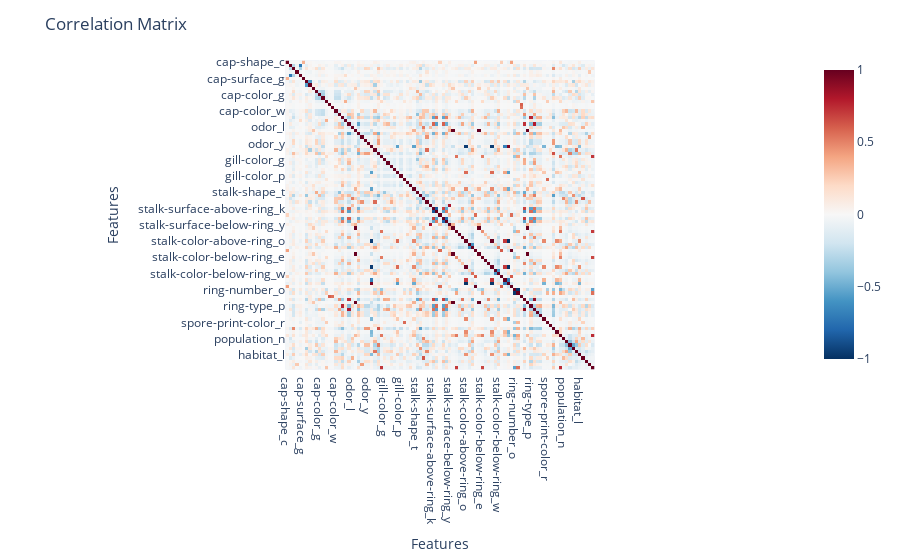

This figure's notebook cell:
### Markdown cell above
#### 1.2 Exploratory Data Analysis (EDA)
After One Hot Encoding the dataset, we are now faced with 95 features/columns. This, as you can see, is far too much to do any traditional form of feature selection using correlation, as the correlation matrix is very difficult to read with so many features.

We can however see, that there are many highly correlated variables from the sorted list of correlations seen below the correlation matrix. This overwhelming number of features necessitates a machine learning model that can handle a large amount of features and is capable of some inate feature selection and feature importance determination.

### Code cell
# Compute the correlation matrix
correlation_matrix = X_train.corr()


# Plot the correlation matrix
fig = px.imshow(
    correlation_matrix,
    text_auto=True,  # Displays the correlation values in the matrix
    color_continuous_scale="RdBu_r",  # Red-to-blue color scale
    zmin=-1, zmax=1  # Ensures color range is from -1 to 1
)

fig.update_layout(
    title="Correlation Matrix",
    xaxis_title="Features",
    yaxis_title="Features"
)

fig.show()

### Figure 1 — Plotly figure (JSON) as saved in the notebook; plotly's stock layout.template omitted (floating-point values rounded to 4 significant figures; data arrays with more than 128 entries replaced by an {"elided": "..."} marker saying what was removed)
{"data": [{"coloraxis": "coloraxis", "hovertemplate": "x: %{x}<br>y: %{y}<br>color: %{z}<extra></extra>", "name": "0", "texttemplate": "%{z}", "type": "heatmap", "x": ["cap-shape_c", "cap-shape_f", "cap-shape_k", "cap-shape_s", "cap-shape_x", "cap-surface_g", "cap-surface_s", "cap-surface_y", "cap-color_c", "cap-color_e", "cap-color_g", "cap-color_n", "cap-color_p", "cap-color_r", "cap-color_u", "cap-color_w", "cap-color_y", "bruises_t", "odor_c", "odor_f", "odor_l", "odor_m", "odor_n", "odor_p", "odor_s", "odor_y", "gill-attachment_f", "gill-spacing_w", "gill-size_n", "gill-color_e", "gill-color_g", "gill-color_h", "gill-color_k", "gill-color_n", "gill-color_o", "gill-color_p", "gill-color_r", "gill-color_u", "gill-color_w", "gill-color_y", "stalk-shape_t", "stalk-root_b", "stalk-root_c", "stalk-root_e", "stalk-root_r", "stalk-surface-above-ring_k", "stalk-surface-above-ring_s", "stalk-surface-above-ring_y", "stalk-surface-below-ring_k", "stalk-surface-below-ring_s", "stalk-surface-below-ring_y", "stalk-color-above-ring_c", "stalk-color-above-ring_e", "stalk-color-above-ring_g", "stalk-color-above-ring_n", "stalk-color-above-ring_o", "stalk-color-above-ring_p", "stalk-color-above-ring_w", "stalk-color-above-ring_y", "stalk-color-below-ring_c", "stalk-color-below-ring_e", "stalk-color-below-ring_g", "stalk-color-below-ring_n", "stalk-color-below-ring_o", "stalk-color-below-ring_p", "stalk-color-below-ring_w", "stalk-color-below-ring_y", "veil-color_o", "veil-color_w", "veil-color_y", "ring-number_o", "ring-number_t", "ring-type_f", "ring-type_l", "ring-type_n", "ring-type_p", "spore-print-color_h", "spore-print-color_k", "spore-print-color_n", "spore-print-color_o", "spore-print-color_r", "spore-print-color_u", "spore-print-color_w", "spore-print-color_y", "population_c", "population_n", "population_s", "population_v", "population_y", "habitat_g", "habitat_l", "habitat_m", "habitat_p", "habitat_u", "habitat_w"], "xaxis": "x", "y": ["cap-shape_c", "cap-shape_f", "cap-shape_k", "cap-shape_s", "cap-shape_x", "cap-surface_g", "cap-surface_s", "cap-surface_y", "cap-color_c", "cap-color_e", "cap-color_g", "cap-color_n", "cap-color_p", "cap-color_r", "cap-color_u", "cap-color_w", "cap-color_y", "bruises_t", "odor_c", "odor_f", "odor_l", "odor_m", "odor_n", "odor_p", "odor_s", "odor_y", "gill-attachment_f", "gill-spacing_w", "gill-size_n", "gill-color_e", "gill-color_g", "gill-color_h", "gill-color_k", "gill-color_n", "gill-color_o", "gill-color_p", "gill-color_r", "gill-color_u", "gill-color_w", "gill-color_y", "stalk-shape_t", "stalk-root_b", "stalk-root_c", "stalk-root_e", "stalk-root_r", "stalk-surface-above-ring_k", "stalk-surface-above-ring_s", "stalk-surface-above-ring_y", "stalk-surface-below-ring_k", "stalk-surface-below-ring_s", "stalk-surface-below-ring_y", "stalk-color-above-ring_c", "stalk-color-above-ring_e", "stalk-color-above-ring_g", "stalk-color-above-ring_n", "stalk-color-above-ring_o", "stalk-color-above-ring_p", "stalk-color-above-ring_w", "stalk-color-above-ring_y", "stalk-color-below-ring_c", "stalk-color-below-ring_e", "stalk-color-below-ring_g", "stalk-color-below-ring_n", "stalk-color-below-ring_o", "stalk-color-below-ring_p", "stalk-color-below-ring_w", "stalk-color-below-ring_y", "veil-color_o", "veil-color_w", "veil-color_y", "ring-number_o", "ring-number_t", "ring-type_f", "ring-type_l", "ring-type_n", "ring-type_p", "spore-print-color_h", "spore-print-color_k", "spore-print-color_n", "spore-print-color_o", "spore-print-color_r", "spore-print-color_u", "spore-print-color_w", "spore-print-color_y", "population_c", "population_n", "population_s", "population_v", "population_y", "habitat_g", "habitat_l", "habitat_m", "habitat_p", "habitat_u", "habitat_w"], "yaxis": "y", "z": {"elided": "95x95 float values"}}], "layout": {"coloraxis": {"cmax": 1, "cmin": -1, "colorscale": [[0, "rgb(5,48,97)"], [0.1, "rgb(33,102,172)"], [0.2, "rgb(67,147,195)"], [0.3, "rgb(146,197,222)"], [0.4, "rgb(209,229,240)"], [0.5, "rgb(247,247,247)"], [0.6, "rgb(253,219,199)"], [0.7, "rgb(244,165,130)"], [0.8, "rgb(214,96,77)"], [0.9, "rgb(178,24,43)"], [1, "rgb(103,0,31)"]]}, "margin": {"t": 60}, "title": {"text": "Correlation Matrix"}, "xaxis": {"anchor": "y", "constrain": "domain", "domain": [0, 1], "scaleanchor": "y", "title": {"text": "Features"}}, "yaxis": {"anchor": "x", "autorange": "reversed", "constrain": "domain", "domain": [0, 1], "title": {"text": "Features"}}}}
